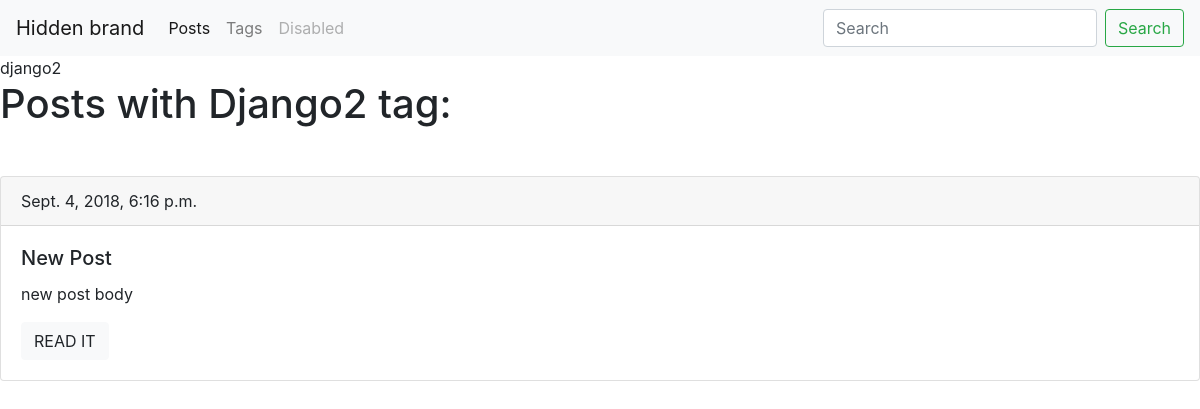
Page /blog/tag/django2 on the committed database.
### blog/models.py (models this page shows, shortened)
class Tag(models.Model):
    title = models.CharField(max_length=50)
    slug = models.SlugField(max_length=50, unique=True)

class Post(models.Model):
    title = models.CharField(max_length=150, db_index=True)
    slug = models.SlugField(max_length=150, unique=True)
    body = models.TextField(blank=True, db_index=True)
    tags = models.ManyToManyField('Tag', blank=True, related_name='posts')
    date_pub = models.DateTimeField(auto_now_add=True)
    def get_absolute_url(self):
        return reverse('post_details_url', kwargs={'slug': self.slug})

### blog/views.py (the view)
# urls.py: path('tag/<str:slug>', tag_detail, name='tag_detail_url')
def tag_detail(request, slug):
    tag = Tag.objects.get(slug__iexact=slug)
    return render(request, 'blog/tag_detail.html', context={'tag': tag})

### blog/templates/blog/tag_detail.html
{% extends 'blog/base_blog.html' %}
{% block title  %}
{{  tag.title   }} {{ block.super }}
{% endblock%}
{% block content  %}
    <h1 class="mb-5"> Posts with {{ tag.title| title }} tag: </h1>
        {% for post  in tag.posts.all    %}
            <div class="card mb-4">
                <div class="card-header">
                    {{post.date_pub}}
                </div>
                <div class="card-body">
                    <h5 class="card-title">{{post.title}}</h5>
                    <p class="card-text">{{post.body|truncatewords:15}}</p>
                    <a href="{{ post.get_absolute_url }}" class="btn btn-light">READ IT</a>
                </div>
            </div>
        {% endfor %}
{% endblock%}

### rows in the picture
Tag: title "django2", title "Django2"
Post: date_pub "Sept. 4, 2018, 6:16 p.m.", title "New Post", body "new post body"
